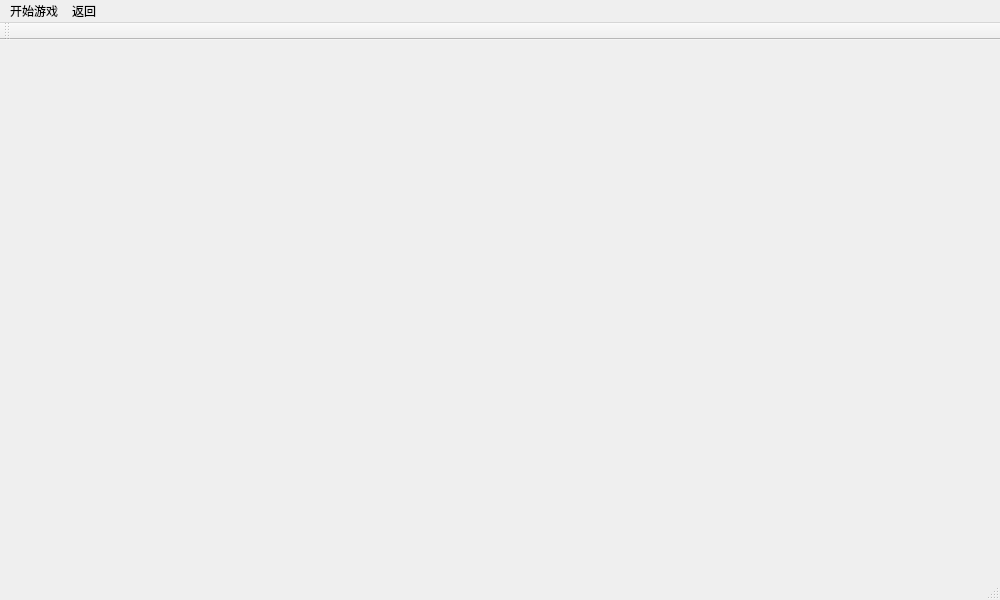
<?xml version="1.0" encoding="UTF-8"?>
<ui version="4.0">
 <class>MainWindow</class>
 <widget class="QMainWindow" name="MainWindow">
  <property name="enabled">
   <bool>true</bool>
  </property>
  <property name="geometry">
   <rect>
    <x>0</x>
    <y>0</y>
    <width>1000</width>
    <height>600</height>
   </rect>
  </property>
  <property name="minimumSize">
   <size>
    <width>1000</width>
    <height>600</height>
   </size>
  </property>
  <property name="maximumSize">
   <size>
    <width>1000</width>
    <height>600</height>
   </size>
  </property>
  <property name="windowTitle">
   <string>五子棋</string>
  </property>
  <widget class="QWidget" name="centralWidget">
   <property name="enabled">
    <bool>true</bool>
   </property>
   <property name="minimumSize">
    <size>
     <width>0</width>
     <height>0</height>
    </size>
   </property>
   <property name="maximumSize">
    <size>
     <width>16777215</width>
     <height>16777215</height>
    </size>
   </property>
   <property name="sizeIncrement">
    <size>
     <width>0</width>
     <height>0</height>
    </size>
   </property>
   <layout class="QGridLayout" name="gridLayout"/>
  </widget>
  <widget class="QMenuBar" name="menuBar">
   <property name="geometry">
    <rect>
     <x>0</x>
     <y>0</y>
     <width>1000</width>
     <height>26</height>
    </rect>
   </property>
   <widget class="QMenu" name="menu">
    <property name="title">
     <string>开始游戏</string>
    </property>
    <addaction name="action"/>
   </widget>
   <widget class="QMenu" name="menu_2">
    <property name="title">
     <string>返回</string>
    </property>
    <addaction name="return_action"/>
   </widget>
   <addaction name="menu"/>
   <addaction name="menu_2"/>
  </widget>
  <widget class="QToolBar" name="mainToolBar">
   <attribute name="toolBarArea">
    <enum>TopToolBarArea</enum>
   </attribute>
   <attribute name="toolBarBreak">
    <bool>false</bool>
   </attribute>
  </widget>
  <widget class="QStatusBar" name="statusBar"/>
  <action name="action_2">
   <property name="text">
    <string>人人对战</string>
   </property>
  </action>
  <action name="action_3">
   <property name="text">
    <string>人机对战</string>
   </property>
  </action>
  <action name="action_4">
   <property name="text">
    <string>游戏说明</string>
   </property>
  </action>
  <action name="action">
   <property name="text">
    <string>新的游戏</string>
   </property>
  </action>
  <action name="return_action">
   <property name="text">
    <string>回到主界面</string>
   </property>
  </action>
 </widget>
 <layoutdefault spacing="6" margin="11"/>
 <resources/>
 <connections/>
</ui>
